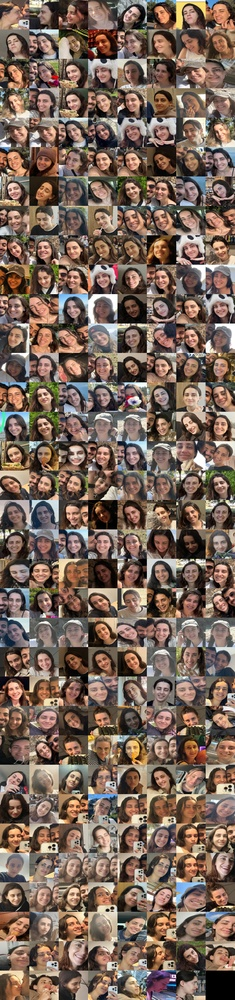
#> input picture capture/triage-cam/contact-sheet.jpg, 235 x 1000 px, shrunk from 1440 x 6120 before the run
$ python -i albedo.py   (imports and definitions only)   (older library calls are emulated)
#> lines starting #> are read from the running program, lines starting #| are printed output that depends on the picture
#> further down, picture is the input picture: shape (1000, 235, 3); mean B, G, R 89.3, 101.5, 121.3
"""Separate her skin colour from the light that happened to be on her.

The baked atlas carries the lighting of the photos it came from: shadow under
the eyes, along the nose, under the jaw. The renderer then lights the model
again, so every shadow is applied twice. Doubly shaded, a face reads as heavier
and older than it is, which is exactly the complaint.

Dividing out the low-frequency luminance leaves the albedo, the colour of the
skin itself. The high-frequency part that is removed is not thrown away: it
becomes a normal map, which is how a 468 vertex mesh can show pores, lids and
lip edges it has no vertices for.
"""
import cv2
import numpy as np


def split_shading(bgr, sigma_ratio=0.06):
    """Albedo and the low-frequency shading that was divided out.

    Sigma scales with the image so the split is about the same facial features
    at any atlas size.
    """
    img = bgr.astype(np.float32) + 1.0
    sigma = max(bgr.shape[0] * sigma_ratio, 3.0)
    shading = cv2.GaussianBlur(img, (0, 0), sigma)
    # Normalise so the average brightness is preserved, not pushed to grey.
    level = shading.mean(axis=(0, 1), keepdims=True)
    albedo = np.clip(img / shading * level, 0, 255)
    return albedo, shading


def flatten(bgr, strength=0.75, sigma_ratio=0.06):
    """Partly de-shaded skin. Full removal looks like paper, so keep some."""
    albedo, _ = split_shading(bgr, sigma_ratio)
    out = bgr.astype(np.float32) * (1 - strength) + albedo * strength
    return np.clip(out, 0, 255).astype(np.uint8)


def normal_map(bgr, strength=2.2, blur=1.0):
    """Tangent-space normals from the texture's own fine detail.

    Only the high-frequency part is used, so large brightness changes across
    the face do not turn into a false bulge.
    """
#> called with strength = 2.2, blur = 1
    grey = cv2.cvtColor(bgr, cv2.COLOR_BGR2GRAY).astype(np.float32) / 255.0
    low = cv2.GaussianBlur(grey, (0, 0), max(bgr.shape[0] * 0.03, 2.0))
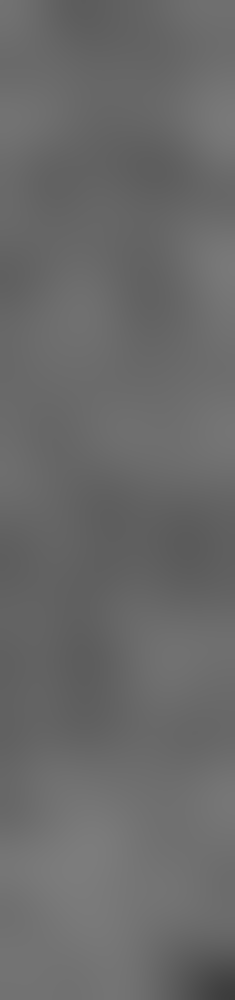
#> low: shape (1000, 235) float32; min 0.237, max 0.489, mean 0.416
    detail = cv2.GaussianBlur(grey - low, (0, 0), blur)
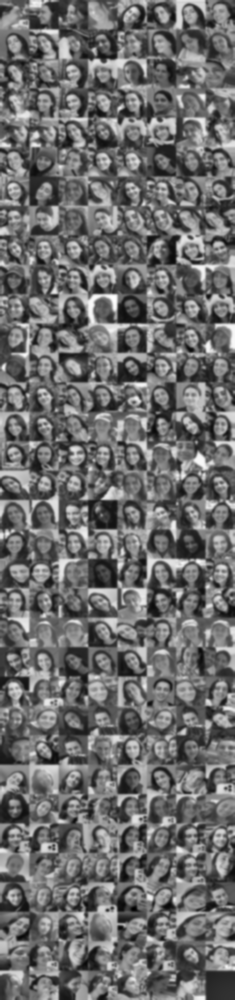
#> detail: shape (1000, 235) float32; min -0.44, max 0.581, mean 0.000143; drawn with min black and max white

    dx = cv2.Sobel(detail, cv2.CV_32F, 1, 0, ksize=3) * strength
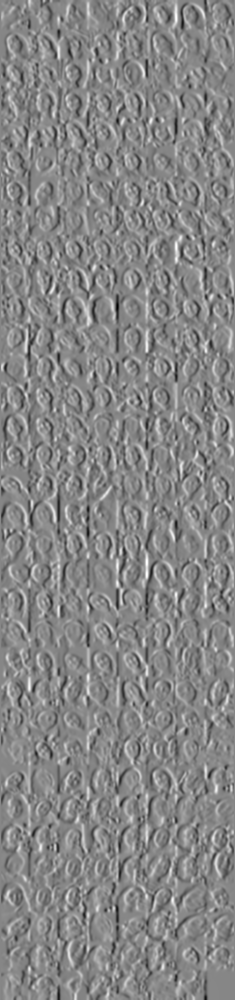
#> dx: shape (1000, 235) float32; min -5.26, max 4.73, mean 0.00253; drawn with min black and max white
    dy = cv2.Sobel(detail, cv2.CV_32F, 0, 1, ksize=3) * strength
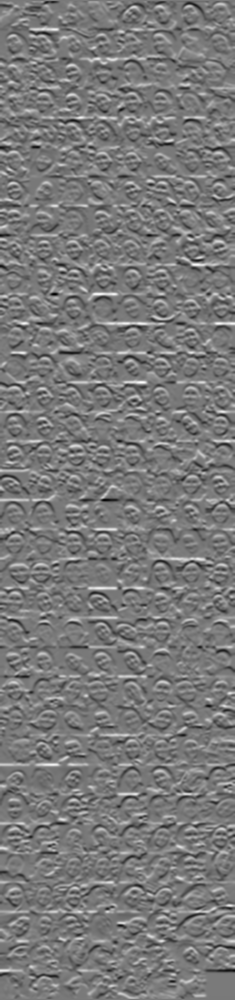
#> dy: shape (1000, 235) float32; min -4.88, max 5.34, mean -0.000572; drawn with min black and max white
    normal = np.dstack([-dx, dy, np.ones_like(dx)])
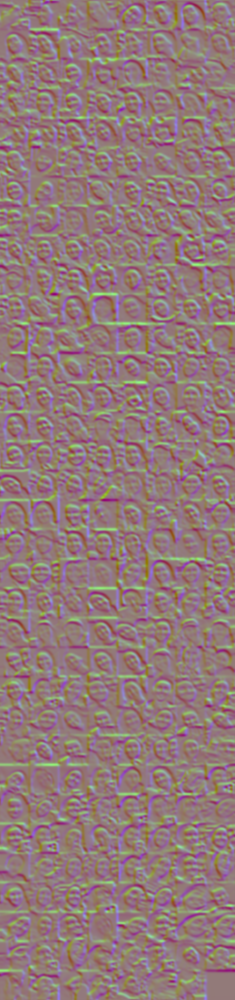
#> normal: shape (1000, 235, 3) float32; mean of channels 0, 1, 2 -0.00253, -0.000572, 1; drawn with min black and max white
    normal /= np.linalg.norm(normal, axis=2, keepdims=True)
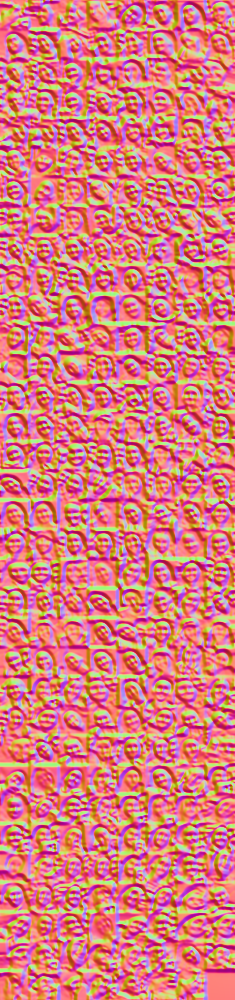
#> normal: shape (1000, 235, 3) float32; mean of channels 0, 1, 2 -0.00239, -0.0114, 0.697; drawn with min black and max white
    return ((normal * 0.5 + 0.5) * 255).astype(np.uint8)[:, :, ::-1]
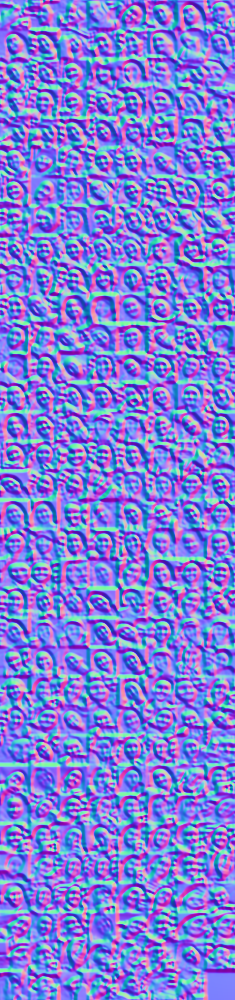
#> returned value: shape (1000, 235, 3); mean of channels 0, 1, 2 215.9, 125.5, 126.7; drawn as B, G, R


def shading_range(bgr):
    """How much low-frequency light variation a texture carries, in percent."""
    _, shading = split_shading(bgr)
    lum = cv2.cvtColor(shading.astype(np.uint8), cv2.COLOR_BGR2GRAY).astype(np.float32)
    valid = lum[lum > 8]
    if valid.size == 0:
        return 0.0
    return float((np.percentile(valid, 95) - np.percentile(valid, 5))
                 / max(valid.mean(), 1e-6) * 100)

>>> import cv2
>>> picture = cv2.imread('../../../capture/triage-cam/contact-sheet.jpg')
>>> result = normal_map(picture)

$ run again, on capture/triage-cam/crop_002_9-2026_22-20-54.jpg
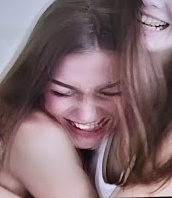
#> input picture capture/triage-cam/crop_002_9-2026_22-20-54.jpg, 172 x 198 px
#> picture is the input picture: shape (198, 172, 3); mean B, G, R 110.4, 105.8, 129.2
#> in normal_map, `normal /= np.linalg.norm(normal, axis=2, keepdims=True)`:
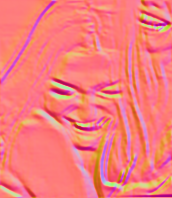
#> normal: shape (198, 172, 3) float32; mean of channels 0, 1, 2 -0.00111, -0.000686, 0.938; drawn with min black and max white
#> in normal_map, `return ((normal * 0.5 + 0.5) * 255).astype(np.uint8)[:, :, ::-1]`:
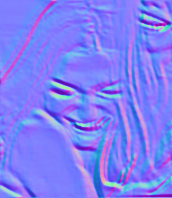
#> returned value: shape (198, 172, 3); mean of channels 0, 1, 2 246.6, 126.9, 126.9; drawn as B, G, R

$ run again, on capture/triage-cam/crop_003_9-2026_22-20-51.jpg
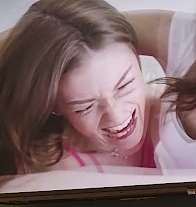
#> input picture capture/triage-cam/crop_003_9-2026_22-20-51.jpg, 196 x 207 px
#> picture is the input picture: shape (207, 196, 3); mean B, G, R 107.4, 105.2, 129.6
#> in normal_map, `normal /= np.linalg.norm(normal, axis=2, keepdims=True)`:
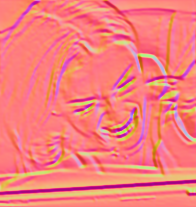
#> normal: shape (207, 196, 3) float32; mean of channels 0, 1, 2 -0.00271, 0.0141, 0.933; drawn with min black and max white
#> in normal_map, `return ((normal * 0.5 + 0.5) * 255).astype(np.uint8)[:, :, ::-1]`:
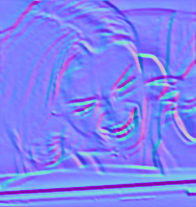
#> returned value: shape (207, 196, 3); mean of channels 0, 1, 2 245.9, 128.8, 126.7; drawn as B, G, R
